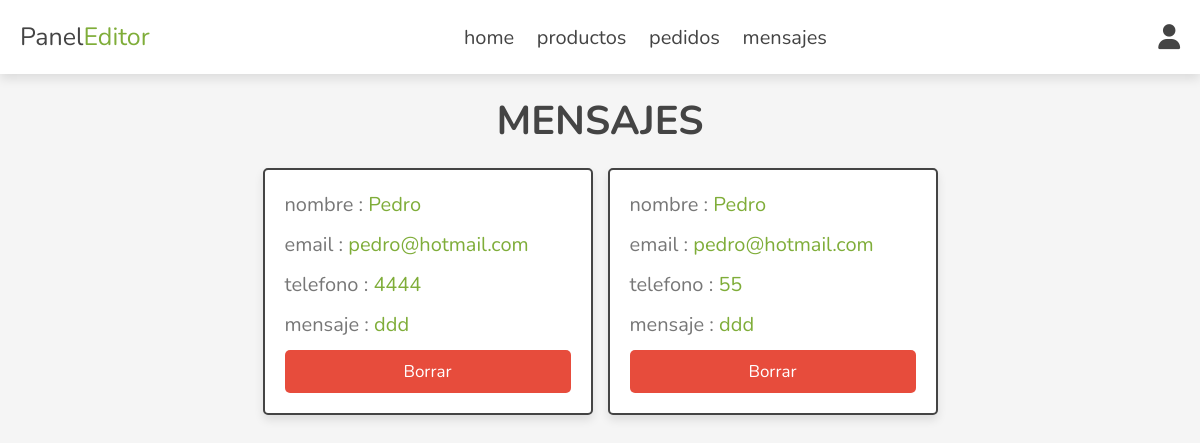
The page /empleado/mensajes.php (signed in) on the database its author committed.
### tables this page shows
CREATE TABLE `mensajes` (
  `id` int(100) NOT NULL,
  `email` varchar(50) NOT NULL,
  `mensaje` varchar(200) NOT NULL,
  `numero` varchar(20) NOT NULL,
  `id_usuario` int(100) NOT NULL,
  `nombre` varchar(50) NOT NULL,
  `borrado` tinyint(1) NOT NULL DEFAULT 1
);

### empleado/mensajes.php (the view, shortened to what this page needs)
<?php
include '../config/conectar_bd.php';
?>
<!DOCTYPE html>
<html lang="es">
<head>
   <link rel="stylesheet" href="https://cdnjs.cloudflare.com/ajax/libs/font-awesome/6.1.1/css/all.min.css">
   <link rel="stylesheet" href="../css/admin_style.css">
</head>
<body>
<?php include '../views/empleado/emple_header.php'; ?>
<section class="contacts">
<h1 class="heading">mensajes</h1>
<div class="box-container">
   <?php
       $selecc_mensaje = $conex->prepare("SELECT * FROM mensajes WHERE borrado = 1");
       $selecc_mensaje->execute();
       if($selecc_mensaje->rowCount() > 0){
          while($fetch_mensaje = $selecc_mensaje->fetch(PDO::FETCH_ASSOC)){
   ?>
   <div class="box">
   <p> nombre : <span><?= $fetch_mensaje['nombre']; ?></span></p>
   <p> email : <span><?= $fetch_mensaje['email']; ?></span></p>
   <p> telefono : <span><?= $fetch_mensaje['numero']; ?></span></p>
   <p> mensaje : <span><?= $fetch_mensaje['mensaje']; ?></span></p>
   <a href="mensajes.php?baja=<?= $fetch_mensaje['id']; ?>" onclick="return confirm('¿Quiere borrar este mensaje?');" class="delete-btn">borrar</a>
   </div>
   <?php
         }
      }else{
         echo '<p class="empty">usted no tiene mensajes disponibles</p>';
      }
   ?>
</div>
</section>
</body>
</html>

### css/admin_style.css (style rules this page uses)
:root { --main-color:#7fad39; --naranja:#f39c12; --rojo:#e74c3c; --negro:#444; --blanco:#fff; --light-color:#777; --light-bg:#f5f5f5; --border:.2rem solid var(--negro); --box-shadow:0 .5rem 1rem rgba(0,0,0,.1); }
* { font-family: 'Nunito', sans-serif; margin:0; padding:0; box-sizing: border-box; outline: none; border:none; text-decoration: none; }
html { font-size: 62.5%; overflow-x: hidden; }
body { background-color: var(--light-bg); }
section { padding:2rem; max-width: 1200px; margin:0 auto; }
.heading { font-size: 4rem; color:var(--negro); margin-bottom: 2rem; text-align: center; text-transform: uppercase; }
.btn, .delete-btn, .option-btn, .update-btn { display: block; width: 100%; margin-top: 1rem; border-radius: .5rem; padding:1rem 3rem; font-size: 1.7rem; text-transform: capitalize; color:var(--blanco); cursor: pointer; text-align: center; }
.delete-btn { background-color: var(--rojo); }
.contacts .box-container { display: grid; grid-template-columns: repeat(auto-fit, 33rem); gap:1.5rem; align-items: flex-start; justify-content: center; }
.contacts .box-container .box { padding:2rem; padding-top: 1rem; border-radius: .5rem; border:var(--border); background-color: var(--blanco); box-shadow: var(--box-shadow); }
.contacts .box-container .box p { line-height: 1.5; font-size: 2rem; color:var(--light-color); margin:1rem 0; }
.contacts .box-container .box p span { color:var(--main-color); }

### rows shown on the page
mensajes: nombre "Pedro", email "pedro@hotmail.com", numero "4444", mensaje "ddd"
mensajes: nombre "Pedro", email "pedro@hotmail.com", numero "55", mensaje "ddd"
